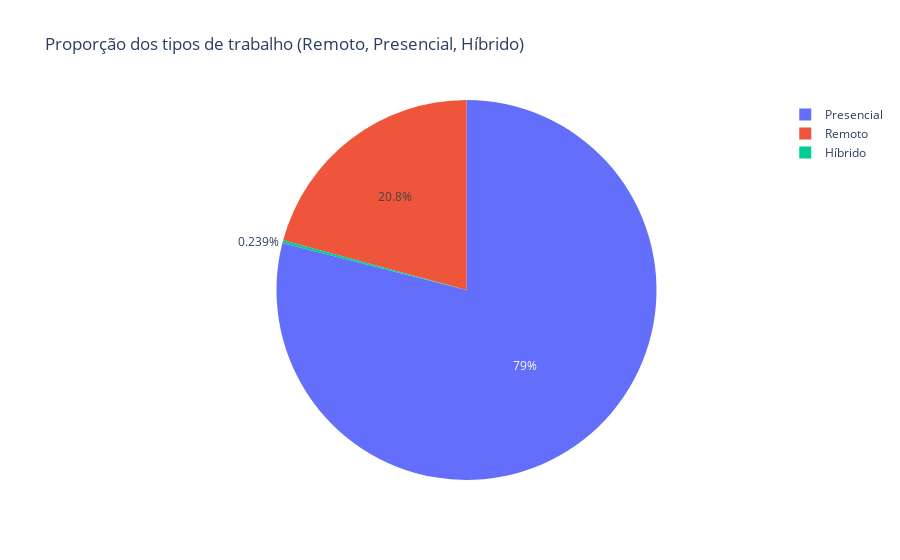

Notebook code cell kept with this figure:
### Code cell
remoto_contagem = df_limpo['taxa_remoto'].value_counts().reset_index()
remoto_contagem.columns = ['tipo_emprego', 'quantidade']

fig = px.pie(
    remoto_contagem,
    names='tipo_emprego',
    values='quantidade',
    title='Proporção dos tipos de trabalho (Remoto, Presencial, Híbrido)'
)

fig

### Figure 1 — Plotly figure (JSON) as saved in the notebook; plotly's stock layout.template omitted (floating-point values rounded to 4 significant figures)
{"data": [{"domain": {"x": [0, 1], "y": [0, 1]}, "hovertemplate": "tipo_emprego=%{label}<br>quantidade=%{value}<extra></extra>", "labels": ["Presencial", "Remoto", "Híbrido"], "legendgroup": "", "name": "", "showlegend": true, "type": "pie", "values": [105312, 27718, 319]}], "layout": {"legend": {"tracegroupgap": 0}, "title": {"text": "Proporção dos tipos de trabalho (Remoto, Presencial, Híbrido)"}}}
